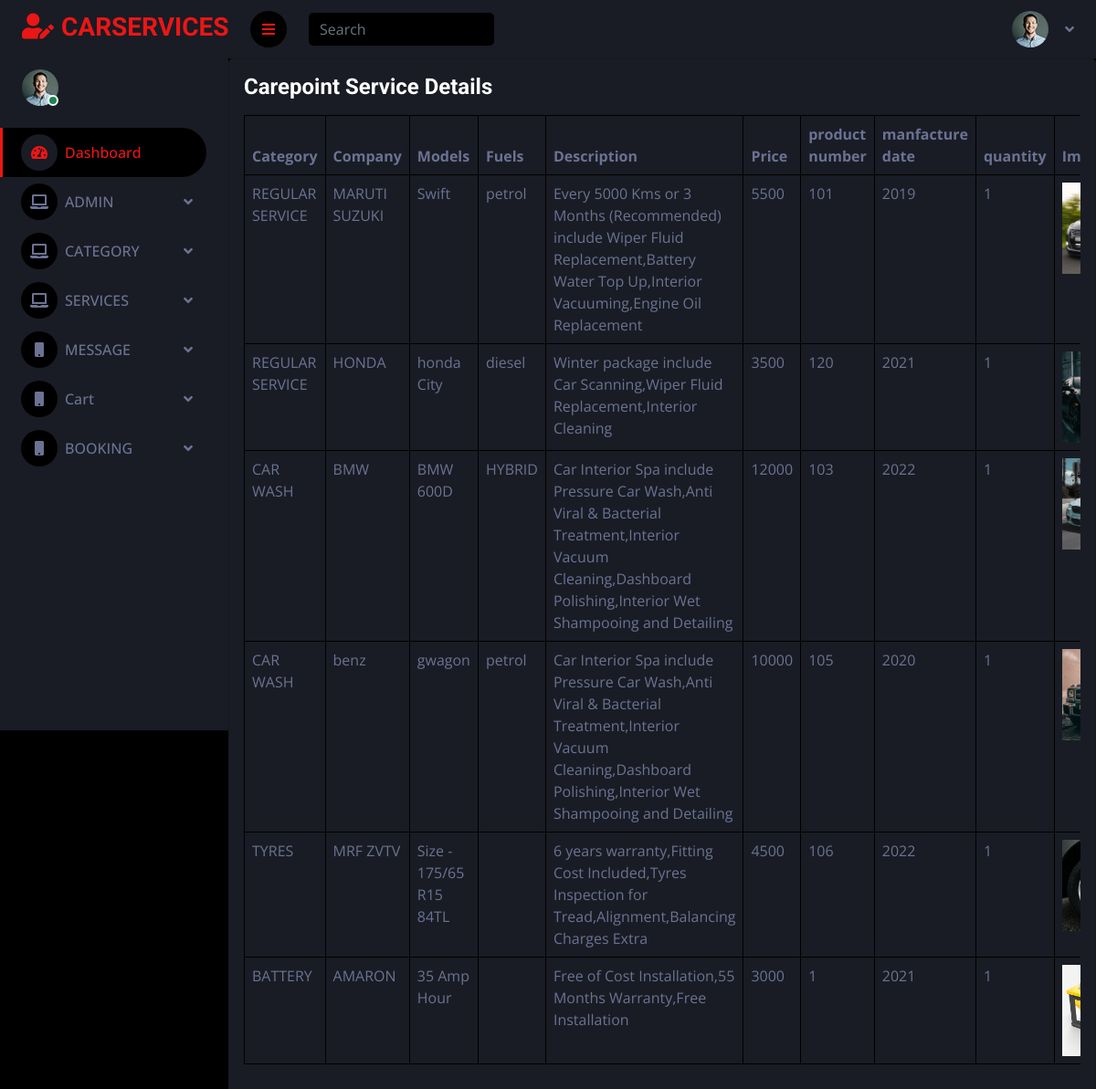
Screenshot of /backend/disserpage/ with the database file from the repository.
### backend/models.py (models this page shows)
class serdetails(models.Model):
    objects = None
    category = models.CharField(max_length=100, null=True, blank=True)
    Name = models.CharField(max_length=100, null=True, blank=True)
    selcar = models.CharField(max_length=100, null=True, blank=True)
    manfact = models.CharField(max_length=100, null=True, blank=True)
    fuel = models.CharField(max_length=100, null=True, blank=True)
    Desc = models.CharField(max_length=100, null=True, blank=True)
    price = models.CharField(max_length=100, null=True, blank=True)
    QUANTITY = models.IntegerField(null=True, blank=True)
    phone  = models.IntegerField()
    Image = models.ImageField(upload_to="profile", null=True, blank=True)

### backend/views.py (the view)
# urls.py: path('disserpage/', views.disserpage, name="disserpage"),
def disserpage(request):
    data = serdetails.objects.all()
    return render(request,"disser.html",{'data':data})

### backend/templates/disser.html (shortened to what this page needs)
<!DOCTYPE html>
{% extends 'index.html' %}
{% block content %}
<html lang="en">
<head>
</head>
<body>
<div class="card" style="background-color:#191c24">
                  <div class="card-body">
                    <h4 class="card-title">Carepoint Service Details</h4>
                    <div class="table-responsive">
                      <table class="table table-bordered">
                        <thead>
                          <tr>
                            <th> Category </th>
                            <th> Company </th>
                            <th> Models </th>
                            <th> Fuels </th>
                            <th> Description</th>
                            <th> Price </th>
                            <th> product number </th>
                             <th>manfacture date</th>
                             <th>quantity</th>
                            <th>Image</th>
                          </tr>
                        </thead>
                        <tbody>
                        {% for d in data %}
                        <tr>
                            <td>{{d.category}}</td>
                            <td>{{d.Name}}</td>
                            <td>{{d.selcar}}</td>
                            <td>{{d.fuel}}</td>
                            <td>{{d.Desc}}</td>
                            <td>{{d.price}}</td>
                            <td>{{d.phone}}</td>
                            <td>{{d.manfact}}</td>
                            <td>{{d.QUANTITY }}</td>
                            <td>
                                <img src="{{d.Image.url}}" style="width: 100px; height: 100px;">
                            </td>
                        </tr>
                        {% endfor %}
                        </tbody>
                      </table>
                    </div>
                  </div>
                </div>
</body>
</html>
{% endblock %}

### backend/templates/index.html (shortened to what this page needs)
<!DOCTYPE html>
{% load static %}
<html lang="en">
<head>
    <link href="https://cdnjs.cloudflare.com/ajax/libs/font-awesome/5.10.0/css/all.min.css" rel="stylesheet">
    <link href="https://cdn.jsdelivr.net/npm/bootstrap-icons@1.4.1/font/bootstrap-icons.css" rel="stylesheet">
    <link href="{% static 'lib/owlcarousel/assets/owl.carousel.min.css' %}" rel="stylesheet">
    <link href="{% static 'lib/tempusdominus/css/tempusdominus-bootstrap-4.min.css' %}" rel="stylesheet" />
    <link href="{% static 'css/bootstrap.min.css' %}" rel="stylesheet">
    <link href="{% static 'css/style.css' %}" rel="stylesheet">
</head>
<body>
    <div class="container-fluid position-relative d-flex p-0">
        <div class="sidebar pe-4 pb-3">
            <nav class="navbar bg-secondary navbar-dark">
                <a href="index.html" class="navbar-brand mx-4 mb-3">
                    <h3 class="text-primary"><i class="fa fa-user-edit me-2"></i>CARSERVICES</h3>
                </a>
                <div class="d-flex align-items-center ms-4 mb-4">
                    <div class="position-relative">
                        <img class="rounded-circle" src="{% static 'img/user.jpg' %}" alt="" style="width: 40px; height: 40px;">
                        <div class="bg-success rounded-circle border border-2 border-white position-absolute end-0 bottom-0 p-1"></div>
                    </div>
                </div>
                <div class="navbar-nav w-100">
                    <a href="index.html" class="nav-item nav-link active"><i class="fa fa-tachometer-alt me-2"></i>Dashboard</a>
                    <div class="nav-item dropdown">
                        <a href="#" class="nav-link dropdown-toggle" data-bs-toggle="dropdown"><i class="fa fa-laptop me-2"></i>ADMIN</a>
                    </div>
                    <div class="nav-item dropdown">
                        <a href="#" class="nav-link dropdown-toggle" data-bs-toggle="dropdown"><i class="fa fa-laptop me-2"></i>CATEGORY</a>
                    </div>
                    <div class="nav-item dropdown">
                        <a href="#" class="nav-link dropdown-toggle" data-bs-toggle="dropdown"><i class="fa fa-laptop me-2"></i>SERVICES</a>
                    </div>
                    <div class="nav-item dropdown">
                        <a href="#" class="nav-link dropdown-toggle" data-bs-toggle="dropdown"><i class="fa fa-mobile me-2"></i>MESSAGE</a>
                    </div>
                    <div class="nav-item dropdown">
                        <a href="#" class="nav-link dropdown-toggle" data-bs-toggle="dropdown"><i class="fa fa-mobile me-2"></i>Cart</a>
                    </div>
                    <div class="nav-item dropdown">
                        <a href="#" class="nav-link dropdown-toggle" data-bs-toggle="dropdown"><i class="fa fa-mobile me-2"></i>BOOKING</a>
                    </div>
                </div>
            </nav>
        </div>
        <div class="content">
            <nav class="navbar navbar-expand bg-secondary navbar-dark sticky-top px-4 py-0">
                <a href="#" class="sidebar-toggler flex-shrink-0">
                    <i class="fa fa-bars"></i>
                </a>
                <form class="d-none d-md-flex ms-4">
                    <input class="form-control bg-dark border-0" type="search" placeholder="Search">
                </form>
                <div class="navbar-nav align-items-center ms-auto">
                    <div class="nav-item dropdown">
                        <a href="#" class="nav-link dropdown-toggle" data-bs-toggle="dropdown">
                            <img class="rounded-circle me-lg-2" src="{% static 'img/user.jpg' %}" alt="" style="width: 40px; height: 40px;">
                        </a>
                    </div>
                </div>
            </nav>
             {% block content %}{% endblock %}
        </div>
    </div>
</body>
</html>

### backend/static/css/style.css (style rules this page uses)
:root { --primary: #EB1616; --secondary: #191C24; --light: #6C7293; --dark: #000000; }
.sidebar { position: fixed; top: 0; left: 0; bottom: 0; width: 250px; height: 100vh; overflow-y: auto; background: var(--secondary); transition: 0.5s; z-index: 999; }
.content { margin-left: 250px; min-height: 100vh; background: var(--dark); transition: 0.5s; }
@media (min-width: 992px) { .sidebar { margin-left: 0; } }
@media (min-width: 992px) { .content { width: calc(100% - 250px); } }
.sidebar .navbar .navbar-nav .nav-link { padding: 7px 20px; color: var(--light); font-weight: 500; border-left: 3px solid var(--secondary); border-radius: 0 30px 30px 0; outline: none; }
.sidebar .navbar .navbar-nav .nav-link:hover, .sidebar .navbar .navbar-nav .nav-link.active { color: var(--primary); background: var(--dark); border-color: var(--primary); }
.sidebar .navbar .navbar-nav .nav-link i { width: 40px; height: 40px; display: inline-flex; align-items: center; justify-content: center; background: var(--dark); border-radius: 40px; }
.sidebar .navbar .navbar-nav .nav-link:hover i, .sidebar .navbar .navbar-nav .nav-link.active i { background: var(--secondary); }
.sidebar .navbar .dropdown-toggle::after { position: absolute; top: 15px; right: 15px; border: none; content: "\f107"; font-family: "Font Awesome 5 Free"; font-weight: 900; transition: .5s; }
.content .navbar .navbar-nav .nav-link { margin-left: 25px; padding: 12px 0; color: var(--light); outline: none; }
.content .navbar .sidebar-toggler, .content .navbar .navbar-nav .nav-link i { width: 40px; height: 40px; display: inline-flex; align-items: center; justify-content: center; background: var(--dark); border-radius: 40px; }
.content .navbar .dropdown-toggle::after { margin-left: 6px; vertical-align: middle; border: none; content: "\f107"; font-family: "Font Awesome 5 Free"; font-weight: 900; transition: .5s; }

### rows the page displays
serdetails: category "REGULAR SERVICE", Name "MARUTI SUZUKI", selcar "Swift", fuel "petrol", Desc "Every 5000 Kms or 3 Months (Recommended) include Wiper Fluid Replacement,Battery Water Top Up,Interior Vacuuming,Engine Oil Replacement", price "5500", phone "101", manfact "2019", QUANTITY "1", Image (picture)
serdetails: category "REGULAR SERVICE", Name "HONDA", selcar "honda City", fuel "diesel", Desc "Winter package include Car Scanning,Wiper Fluid Replacement,Interior Cleaning", price "3500", phone "120", manfact "2021", QUANTITY "1", Image (picture)
serdetails: category "CAR WASH", Name "BMW", selcar "BMW 600D", fuel "HYBRID", Desc "Car Interior Spa include Pressure Car Wash,Anti Viral & Bacterial Treatment,Interior Vacuum Cleaning,Dashboard Polishing,Interior Wet Shampooing and Detailing", price "12000", phone "103", manfact "2022", QUANTITY "1", Image (picture)
serdetails: category "CAR WASH", Name "benz", selcar "gwagon", fuel "petrol", Desc "Car Interior Spa include Pressure Car Wash,Anti Viral & Bacterial Treatment,Interior Vacuum Cleaning,Dashboard Polishing,Interior Wet Shampooing and Detailing", price "10000", phone "105", manfact "2020", QUANTITY "1", Image (picture)
serdetails: category "TYRES", Name "MRF ZVTV", selcar "Size - 175/65 R15 84TL", Desc "6 years warranty,Fitting Cost Included,Tyres Inspection for Tread,Alignment,Balancing Charges Extra", price "4500", phone "106", manfact "2022", QUANTITY "1", Image (picture)
serdetails: category "BATTERY", Name "AMARON", selcar "35 Amp Hour", Desc "Free of Cost Installation,55 Months Warranty,Free Installation", price "3000", phone "1", manfact "2021", QUANTITY "1", Image (picture)
